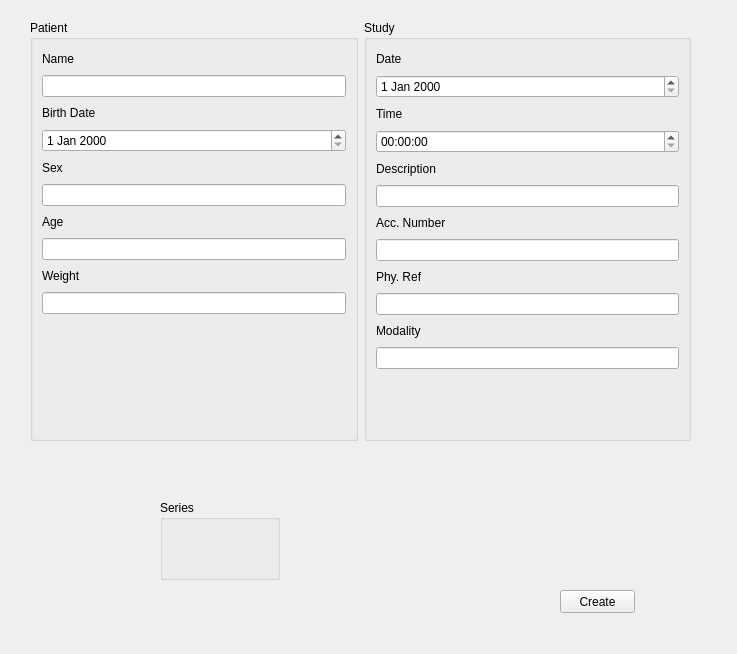
<?xml version="1.0" encoding="UTF-8"?>
<ui version="4.0">
 <class>Form</class>
 <widget class="QWidget" name="Form">
  <property name="geometry">
   <rect>
    <x>0</x>
    <y>0</y>
    <width>737</width>
    <height>654</height>
   </rect>
  </property>
  <property name="windowTitle">
   <string>Form</string>
  </property>
  <widget class="QPushButton" name="buttonCreate">
   <property name="geometry">
    <rect>
     <x>560</x>
     <y>590</y>
     <width>75</width>
     <height>23</height>
    </rect>
   </property>
   <property name="text">
    <string>Create</string>
   </property>
  </widget>
  <widget class="QGroupBox" name="groupBox">
   <property name="geometry">
    <rect>
     <x>160</x>
     <y>500</y>
     <width>120</width>
     <height>80</height>
    </rect>
   </property>
   <property name="title">
    <string>Series</string>
   </property>
  </widget>
  <widget class="QWidget" name="">
   <property name="geometry">
    <rect>
     <x>30</x>
     <y>20</y>
     <width>661</width>
     <height>421</height>
    </rect>
   </property>
   <layout class="QHBoxLayout" name="horizontalLayout_4">
    <item>
     <widget class="QGroupBox" name="groupPatient">
      <property name="title">
       <string>Patient</string>
      </property>
      <layout class="QGridLayout" name="gridLayout">
       <item row="0" column="0">
        <layout class="QVBoxLayout" name="verticalLayout_4">
         <item>
          <layout class="QVBoxLayout" name="verticalLayout">
           <item>
            <layout class="QHBoxLayout" name="horizontalLayout">
             <item>
              <widget class="QLabel" name="labelName">
               <property name="text">
                <string>Name</string>
               </property>
              </widget>
             </item>
             <item>
              <spacer name="horizontalSpacer">
               <property name="orientation">
                <enum>Qt::Horizontal</enum>
               </property>
               <property name="sizeHint" stdset="0">
                <size>
                 <width>40</width>
                 <height>20</height>
                </size>
               </property>
              </spacer>
             </item>
            </layout>
           </item>
           <item>
            <widget class="QLineEdit" name="nameEdit"/>
           </item>
          </layout>
         </item>
         <item>
          <layout class="QVBoxLayout" name="verticalLayout_2">
           <item>
            <layout class="QHBoxLayout" name="horizontalLayout_2">
             <item>
              <widget class="QLabel" name="labelPatientBir">
               <property name="text">
                <string>Birth Date</string>
               </property>
              </widget>
             </item>
             <item>
              <spacer name="horizontalSpacer_2">
               <property name="orientation">
                <enum>Qt::Horizontal</enum>
               </property>
               <property name="sizeHint" stdset="0">
                <size>
                 <width>40</width>
                 <height>20</height>
                </size>
               </property>
              </spacer>
             </item>
            </layout>
           </item>
           <item>
            <widget class="QDateEdit" name="PatientBir"/>
           </item>
          </layout>
         </item>
         <item>
          <layout class="QVBoxLayout" name="verticalLayout_3">
           <item>
            <layout class="QHBoxLayout" name="horizontalLayout_3">
             <item>
              <widget class="QLabel" name="labelSex">
               <property name="text">
                <string>Sex</string>
               </property>
              </widget>
             </item>
             <item>
              <spacer name="horizontalSpacer_3">
               <property name="orientation">
                <enum>Qt::Horizontal</enum>
               </property>
               <property name="sizeHint" stdset="0">
                <size>
                 <width>40</width>
                 <height>20</height>
                </size>
               </property>
              </spacer>
             </item>
            </layout>
           </item>
           <item>
            <widget class="QLineEdit" name="patinetSex"/>
           </item>
           <item>
            <layout class="QVBoxLayout" name="verticalLayout_7">
             <item>
              <layout class="QHBoxLayout" name="horizontalLayout_7">
               <item>
                <widget class="QLabel" name="labelPatientAge">
                 <property name="text">
                  <string>Age</string>
                 </property>
                </widget>
               </item>
               <item>
                <spacer name="horizontalSpacer_6">
                 <property name="orientation">
                  <enum>Qt::Horizontal</enum>
                 </property>
                 <property name="sizeHint" stdset="0">
                  <size>
                   <width>40</width>
                   <height>20</height>
                  </size>
                 </property>
                </spacer>
               </item>
              </layout>
             </item>
             <item>
              <widget class="QLineEdit" name="patientAge"/>
             </item>
            </layout>
           </item>
           <item>
            <layout class="QVBoxLayout" name="verticalLayout_8">
             <item>
              <layout class="QHBoxLayout" name="horizontalLayout_8">
               <item>
                <widget class="QLabel" name="labelPatientWeight">
                 <property name="text">
                  <string>Weight</string>
                 </property>
                </widget>
               </item>
               <item>
                <spacer name="horizontalSpacer_7">
                 <property name="orientation">
                  <enum>Qt::Horizontal</enum>
                 </property>
                 <property name="sizeHint" stdset="0">
                  <size>
                   <width>40</width>
                   <height>20</height>
                  </size>
                 </property>
                </spacer>
               </item>
              </layout>
             </item>
             <item>
              <widget class="QLineEdit" name="patientWeight"/>
             </item>
            </layout>
           </item>
           <item>
            <spacer name="verticalSpacer">
             <property name="orientation">
              <enum>Qt::Vertical</enum>
             </property>
             <property name="sizeHint" stdset="0">
              <size>
               <width>20</width>
               <height>40</height>
              </size>
             </property>
            </spacer>
           </item>
          </layout>
         </item>
        </layout>
       </item>
      </layout>
     </widget>
    </item>
    <item>
     <widget class="QGroupBox" name="groupStudy">
      <property name="title">
       <string>Study</string>
      </property>
      <layout class="QGridLayout" name="gridLayout_2">
       <item row="0" column="0">
        <layout class="QVBoxLayout" name="verticalLayout_11">
         <item>
          <layout class="QVBoxLayout" name="verticalLayout_5">
           <item>
            <layout class="QHBoxLayout" name="horizontalLayout_5">
             <item>
              <widget class="QLabel" name="labelStudyDate">
               <property name="text">
                <string>Date</string>
               </property>
              </widget>
             </item>
             <item>
              <spacer name="horizontalSpacer_4">
               <property name="orientation">
                <enum>Qt::Horizontal</enum>
               </property>
               <property name="sizeHint" stdset="0">
                <size>
                 <width>40</width>
                 <height>20</height>
                </size>
               </property>
              </spacer>
             </item>
            </layout>
           </item>
           <item>
            <widget class="QDateEdit" name="studyDate"/>
           </item>
          </layout>
         </item>
         <item>
          <layout class="QVBoxLayout" name="verticalLayout_6">
           <item>
            <layout class="QHBoxLayout" name="horizontalLayout_6">
             <item>
              <widget class="QLabel" name="labelStudyTime">
               <property name="text">
                <string>Time</string>
               </property>
              </widget>
             </item>
             <item>
              <spacer name="horizontalSpacer_5">
               <property name="orientation">
                <enum>Qt::Horizontal</enum>
               </property>
               <property name="sizeHint" stdset="0">
                <size>
                 <width>40</width>
                 <height>20</height>
                </size>
               </property>
              </spacer>
             </item>
            </layout>
           </item>
           <item>
            <widget class="QTimeEdit" name="studyTime"/>
           </item>
          </layout>
         </item>
         <item>
          <layout class="QVBoxLayout" name="verticalLayout_9">
           <item>
            <layout class="QHBoxLayout" name="horizontalLayout_9">
             <item>
              <widget class="QLabel" name="labelStudyDescription">
               <property name="text">
                <string>Description</string>
               </property>
              </widget>
             </item>
             <item>
              <spacer name="horizontalSpacer_8">
               <property name="orientation">
                <enum>Qt::Horizontal</enum>
               </property>
               <property name="sizeHint" stdset="0">
                <size>
                 <width>40</width>
                 <height>20</height>
                </size>
               </property>
              </spacer>
             </item>
            </layout>
           </item>
           <item>
            <widget class="QLineEdit" name="studyDescription"/>
           </item>
          </layout>
         </item>
         <item>
          <layout class="QVBoxLayout" name="verticalLayout_12">
           <item>
            <layout class="QHBoxLayout" name="horizontalLayout_11">
             <item>
              <widget class="QLabel" name="labelAccessionNumber">
               <property name="text">
                <string>Acc. Number</string>
               </property>
              </widget>
             </item>
             <item>
              <spacer name="horizontalSpacer_10">
               <property name="orientation">
                <enum>Qt::Horizontal</enum>
               </property>
               <property name="sizeHint" stdset="0">
                <size>
                 <width>40</width>
                 <height>20</height>
                </size>
               </property>
              </spacer>
             </item>
            </layout>
           </item>
           <item>
            <widget class="QLineEdit" name="accessionNumber"/>
           </item>
          </layout>
         </item>
         <item>
          <layout class="QVBoxLayout" name="verticalLayout_10">
           <item>
            <layout class="QHBoxLayout" name="horizontalLayout_10">
             <item>
              <widget class="QLabel" name="labelReferPhysician">
               <property name="text">
                <string>Phy. Ref</string>
               </property>
              </widget>
             </item>
             <item>
              <spacer name="horizontalSpacer_9">
               <property name="orientation">
                <enum>Qt::Horizontal</enum>
               </property>
               <property name="sizeHint" stdset="0">
                <size>
                 <width>40</width>
                 <height>20</height>
                </size>
               </property>
              </spacer>
             </item>
            </layout>
           </item>
           <item>
            <widget class="QLineEdit" name="referPhysician"/>
           </item>
          </layout>
         </item>
         <item>
          <layout class="QVBoxLayout" name="verticalLayout_13">
           <item>
            <layout class="QHBoxLayout" name="horizontalLayout_12">
             <item>
              <widget class="QLabel" name="labelStudyModality">
               <property name="text">
                <string>Modality</string>
               </property>
              </widget>
             </item>
             <item>
              <spacer name="horizontalSpacer_11">
               <property name="orientation">
                <enum>Qt::Horizontal</enum>
               </property>
               <property name="sizeHint" stdset="0">
                <size>
                 <width>40</width>
                 <height>20</height>
                </size>
               </property>
              </spacer>
             </item>
            </layout>
           </item>
           <item>
            <widget class="QLineEdit" name="studyModality"/>
           </item>
          </layout>
         </item>
         <item>
          <spacer name="verticalSpacer_2">
           <property name="orientation">
            <enum>Qt::Vertical</enum>
           </property>
           <property name="sizeHint" stdset="0">
            <size>
             <width>20</width>
             <height>40</height>
            </size>
           </property>
          </spacer>
         </item>
        </layout>
       </item>
      </layout>
     </widget>
    </item>
   </layout>
  </widget>
 </widget>
 <resources/>
 <connections/>
</ui>
